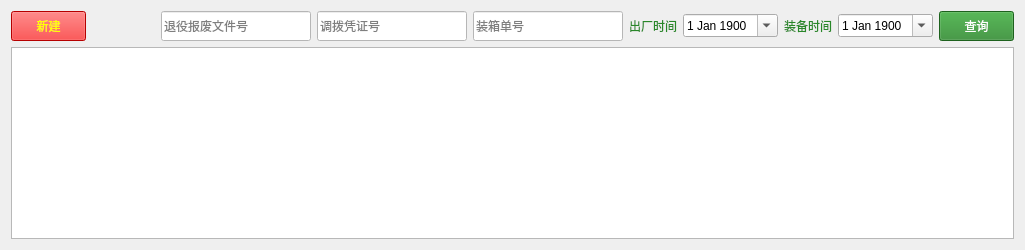
         <widget class="QWidget" name="tab_Ephor1">
          <attribute name="title">
           <string>箱装入库</string>
          </attribute>
          <layout class="QGridLayout" name="gridLayout_10">
           <item row="0" column="0">
            <widget class="QPushButton" name="pushButton_AddBox">
             <property name="minimumSize">
              <size>
               <width>75</width>
               <height>30</height>
              </size>
             </property>
             <property name="maximumSize">
              <size>
               <width>75</width>
               <height>30</height>
              </size>
             </property>
             <property name="styleSheet">
              <string notr="true">font: 75 15pt &quot;微软雅黑&quot;;
color: rgb(255, 255, 0);
background-color: rgb(255, 0, 0);
</string>
             </property>
             <property name="text">
              <string>新建</string>
             </property>
             <property name="flat">
              <bool>false</bool>
             </property>
            </widget>
           </item>
           <item row="0" column="1">
            <spacer name="horizontalSpacer_11">
             <property name="orientation">
              <enum>Qt::Horizontal</enum>
             </property>
             <property name="sizeHint" stdset="0">
              <size>
               <width>63</width>
               <height>20</height>
              </size>
             </property>
            </spacer>
           </item>
           <item row="0" column="2">
            <layout class="QGridLayout" name="gridLayout_9">
             <item row="0" column="0">
              <widget class="QLineEdit" name="lineEdit_WenJianHao">
               <property name="minimumSize">
                <size>
                 <width>150</width>
                 <height>30</height>
                </size>
               </property>
               <property name="maximumSize">
                <size>
                 <width>150</width>
                 <height>30</height>
                </size>
               </property>
               <property name="styleSheet">
                <string notr="true">background-color: rgb(255, 255, 255);
font: 14pt &quot;微软雅黑&quot;;</string>
               </property>
               <property name="placeholderText">
                <string>退役报废文件号</string>
               </property>
              </widget>
             </item>
             <item row="0" column="1">
              <widget class="QLineEdit" name="lineEdit_PingZhengHao">
               <property name="minimumSize">
                <size>
                 <width>150</width>
                 <height>30</height>
                </size>
               </property>
               <property name="maximumSize">
                <size>
                 <width>150</width>
                 <height>30</height>
                </size>
               </property>
               <property name="styleSheet">
                <string notr="true">background-color: rgb(255, 255, 255);
font: 14pt &quot;微软雅黑&quot;;</string>
               </property>
               <property name="placeholderText">
                <string>调拨凭证号</string>
               </property>
              </widget>
             </item>
             <item row="0" column="2">
              <widget class="QLineEdit" name="lineEdit_ZhuangXiangDanHao">
               <property name="minimumSize">
                <size>
                 <width>150</width>
                 <height>30</height>
                </size>
               </property>
               <property name="maximumSize">
                <size>
                 <width>150</width>
                 <height>30</height>
                </size>
               </property>
               <property name="styleSheet">
                <string notr="true">background-color: rgb(255, 255, 255);
font: 14pt &quot;微软雅黑&quot;;</string>
               </property>
               <property name="placeholderText">
                <string>装箱单号</string>
               </property>
              </widget>
             </item>
             <item row="0" column="3">
              <widget class="QLabel" name="label_7">
               <property name="maximumSize">
                <size>
                 <width>80</width>
                 <height>16777215</height>
                </size>
               </property>
               <property name="styleSheet">
                <string notr="true">font: 75 15pt &quot;微软雅黑&quot;;
color: rgb(41, 136, 41);</string>
               </property>
               <property name="text">
                <string>出厂时间</string>
               </property>
               <property name="alignment">
                <set>Qt::AlignRight|Qt::AlignTrailing|Qt::AlignVCenter</set>
               </property>
              </widget>
             </item>
             <item row="0" column="4">
              <widget class="QDateEdit" name="dateEdit_BoxCC">
               <property name="maximumSize">
                <size>
                 <width>140</width>
                 <height>16777215</height>
                </size>
               </property>
               <property name="styleSheet">
                <string notr="true">font: 75 15pt &quot;微软雅黑&quot;;</string>
               </property>
               <property name="buttonSymbols">
                <enum>QAbstractSpinBox::UpDownArrows</enum>
               </property>
               <property name="calendarPopup">
                <bool>true</bool>
               </property>
               <property name="date">
                <date>
                 <year>1900</year>
                 <month>1</month>
                 <day>1</day>
                </date>
               </property>
              </widget>
             </item>
             <item row="0" column="5">
              <widget class="QLabel" name="label_8">
               <property name="maximumSize">
                <size>
                 <width>80</width>
                 <height>16777215</height>
                </size>
               </property>
               <property name="styleSheet">
                <string notr="true">font: 75 15pt &quot;微软雅黑&quot;;
color: rgb(41, 136, 41);</string>
               </property>
               <property name="text">
                <string>装备时间</string>
               </property>
               <property name="alignment">
                <set>Qt::AlignRight|Qt::AlignTrailing|Qt::AlignVCenter</set>
               </property>
              </widget>
             </item>
             <item row="0" column="6">
              <widget class="QDateEdit" name="dateEdit_BoxZB">
               <property name="maximumSize">
                <size>
                 <width>140</width>
                 <height>16777215</height>
                </size>
               </property>
               <property name="styleSheet">
                <string notr="true">font: 75 15pt &quot;微软雅黑&quot;;</string>
               </property>
               <property name="buttonSymbols">
                <enum>QAbstractSpinBox::UpDownArrows</enum>
               </property>
               <property name="calendarPopup">
                <bool>true</bool>
               </property>
               <property name="date">
                <date>
                 <year>1900</year>
                 <month>1</month>
                 <day>1</day>
                </date>
               </property>
              </widget>
             </item>
             <item row="0" column="7">
              <widget class="QPushButton" name="pushButton_QueryBox">
               <property name="minimumSize">
                <size>
                 <width>75</width>
                 <height>30</height>
                </size>
               </property>
               <property name="maximumSize">
                <size>
                 <width>75</width>
                 <height>30</height>
                </size>
               </property>
               <property name="styleSheet">
                <string notr="true">font: 75 15pt &quot;微软雅黑&quot;;
background-color: rgb(41, 136, 41);
color: rgb(255, 255, 255);</string>
               </property>
               <property name="text">
                <string>查询</string>
               </property>
              </widget>
             </item>
            </layout>
           </item>
           <item row="1" column="0" colspan="3">
            <widget class="QTableWidget" name="tableWidget_Box">
             <property name="sortingEnabled">
              <bool>true</bool>
             </property>
            </widget>
           </item>
          </layout>
         </widget>
